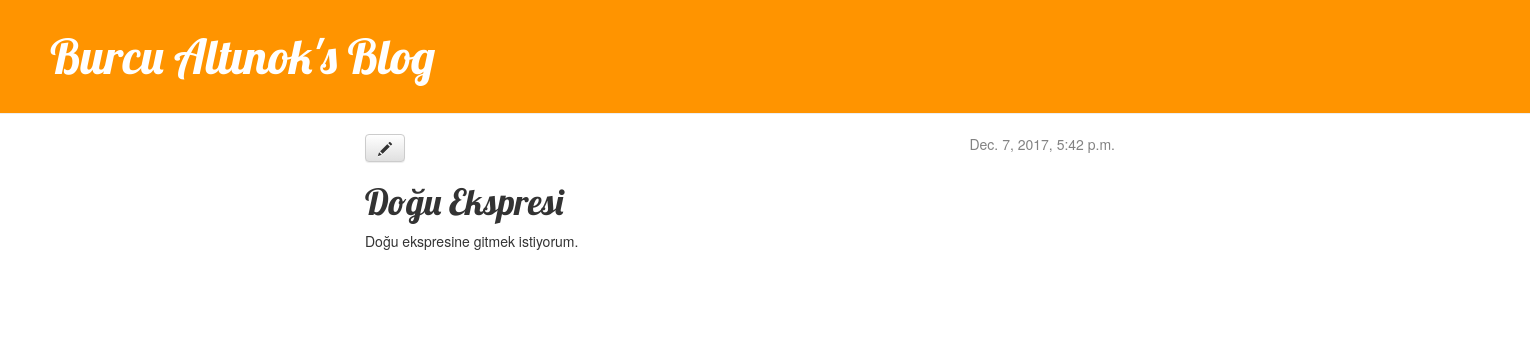
The app's page /post/4/ with its own data.
### blog/models.py (models this page shows, shortened)
class Post(models.Model): #Modelimizi nesne turunden tanimladik
    yazar = models.ForeignKey('auth.User')
    baslik = models.CharField(max_length=200) #kısa metinleri tanımlar.
    yazi = models.TextField() #uzun metinleri tanımlar.
    yaratilma_tarihi = models.DateTimeField(
           default=timezone.now)
    yayinlanma_tarihi = models.DateTimeField(
           blank=True, null=True)

### blog/views.py (the view)
# urls.py: url(r'^post/(?P<pk>[0-9]+)/$', views.post_detail, name='post_detail'),
def post_detail(request, pk):
    post = get_object_or_404(Post, pk=pk)
    return render(request, 'blog/post_detail.html', {'post': post})

### blog/templates/blog/post_detail.html
{% extends 'blog/base.html' %}
{% block content %}
    <div class="post">
        {% if post.yayinlanma_tarihi %}
            <div class="date">
                {{ post.yayinlanma_tarihi }}
            </div>
        {% endif %}
        <a class="btn btn-default" href="{% url 'post_edit' pk=post.pk %}"><span class="glyphicon glyphicon-pencil"></span></a>
        <h1>{{ post.baslik }}</h1>
        <p>{{ post.yazi|linebreaks }}</p>
    </div>
{% endblock %}

### blog/static/css/blog.css (style rules this page uses)
body { padding-left: 0px; }
h1, h2, h3, h4 { font-family: 'Lobster', cursive; }
.date { float: right; color: #828282; }
.post { margin-bottom: 70px; }

### records on screen
Post: yayinlanma_tarihi "Dec. 7, 2017, 5:42 p.m.", baslik "Doğu Ekspresi", yazi "Doğu ekspresine gitmek istiyorum."
